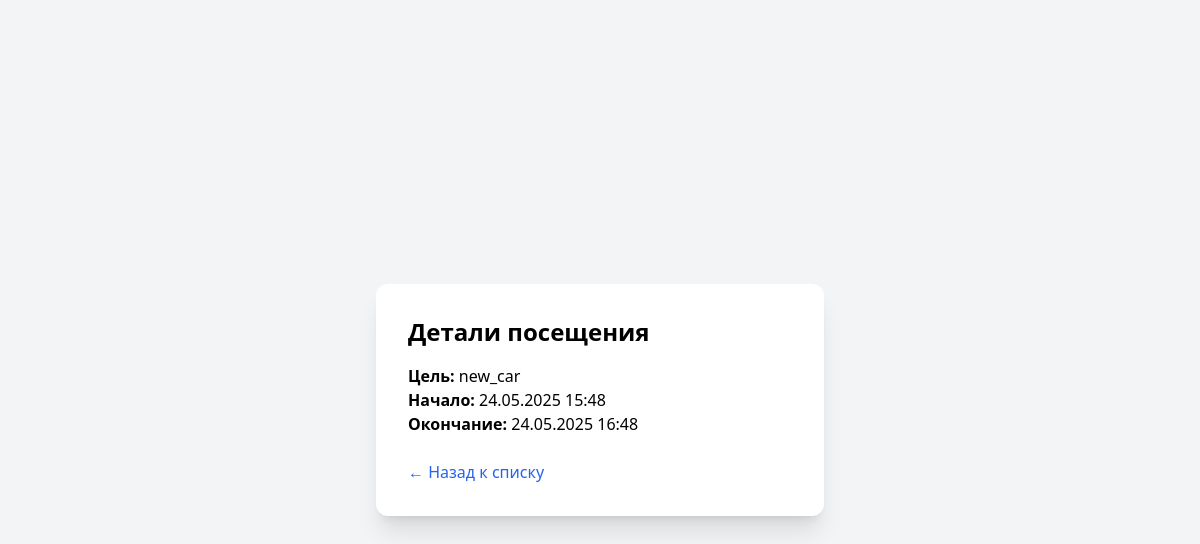
Page /visit/11/ (signed in) on the committed database.
### analytics/models.py (models this page shows, shortened)
class Visit(models.Model):
    PURPOSE_CHOICES = [
        ('new_car', 'Осмотр нового автомобиля'),
        ('service', 'Сервис'),
        ('test_drive', 'Тест-драйв'),
        ('documents', 'Документы'),
        ('other', 'Другое'),
    ]
    client = models.ForeignKey(Client, on_delete=models.CASCADE)
    time_in = models.DateTimeField()
    time_out = models.DateTimeField()
    purpose = models.CharField(max_length=20, choices=PURPOSE_CHOICES)

### analytics/views.py (the view)
# urls.py: path('visit/<int:pk>/', views.visit_detail, name='visit_detail'),
@login_required
def visit_detail(request, pk):
    visit = get_object_or_404(Visit, pk=pk, client__user=request.user)
    return render(request, 'analytics/visit_detail.html', {'visit': visit})

### templates/analytics/visit_detail.html (shortened to what this page needs)
<!DOCTYPE html>
<html lang="ru">
<head>
    <script src="https://cdn.tailwindcss.com"></script>
</head>
<body class="bg-gray-100 min-h-screen flex items-center justify-center px-4">
    <div class="bg-white shadow-xl rounded-xl p-8 w-full max-w-md">
        <h1 class="text-2xl font-bold mb-4">Детали посещения</h1>
        <p><strong>Цель:</strong> {{ visit.purpose }}</p>
        <p><strong>Начало:</strong> {{ visit.time_in|date:"d.m.Y H:i" }}</p>
        <p><strong>Окончание:</strong> {{ visit.time_out|date:"d.m.Y H:i" }}</p>
        <a href="{% url 'visit_create' %}" class="block mt-6 text-blue-600 hover:underline">← Назад к списку</a>
    </div>
</body>
</html>

### rows in the picture
Visit: purpose "new_car", time_in "24.05.2025 15:48", time_out "24.05.2025 16:48"
